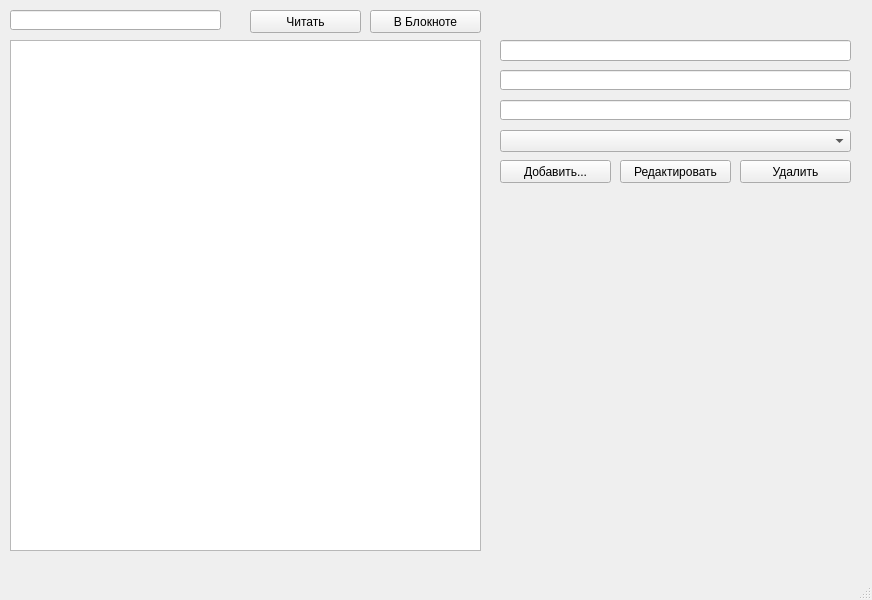
<?xml version="1.0" encoding="UTF-8"?>
<ui version="4.0">
 <class>MainWindow</class>
 <widget class="QMainWindow" name="MainWindow">
  <property name="geometry">
   <rect>
    <x>0</x>
    <y>0</y>
    <width>872</width>
    <height>600</height>
   </rect>
  </property>
  <property name="windowTitle">
   <string>Библиотека</string>
  </property>
  <widget class="QWidget" name="centralwidget">
   <widget class="QPushButton" name="cmd_read_in_notepad">
    <property name="geometry">
     <rect>
      <x>370</x>
      <y>10</y>
      <width>111</width>
      <height>23</height>
     </rect>
    </property>
    <property name="text">
     <string>В Блокноте</string>
    </property>
   </widget>
   <widget class="QTableWidget" name="lib_table">
    <property name="geometry">
     <rect>
      <x>10</x>
      <y>40</y>
      <width>471</width>
      <height>511</height>
     </rect>
    </property>
    <property name="selectionBehavior">
     <enum>QAbstractItemView::SelectRows</enum>
    </property>
    <attribute name="verticalHeaderVisible">
     <bool>false</bool>
    </attribute>
   </widget>
   <widget class="QPushButton" name="cmd_edit_book">
    <property name="geometry">
     <rect>
      <x>620</x>
      <y>160</y>
      <width>111</width>
      <height>23</height>
     </rect>
    </property>
    <property name="text">
     <string>Редактировать</string>
    </property>
   </widget>
   <widget class="QPushButton" name="cmd_delete_book">
    <property name="geometry">
     <rect>
      <x>740</x>
      <y>160</y>
      <width>111</width>
      <height>23</height>
     </rect>
    </property>
    <property name="text">
     <string>Удалить</string>
    </property>
   </widget>
   <widget class="QPushButton" name="cmd_add_book">
    <property name="geometry">
     <rect>
      <x>500</x>
      <y>160</y>
      <width>111</width>
      <height>23</height>
     </rect>
    </property>
    <property name="text">
     <string>Добавить...</string>
    </property>
   </widget>
   <widget class="QPushButton" name="cmd_read_book">
    <property name="geometry">
     <rect>
      <x>250</x>
      <y>10</y>
      <width>111</width>
      <height>23</height>
     </rect>
    </property>
    <property name="text">
     <string>Читать</string>
    </property>
   </widget>
   <widget class="QComboBox" name="cmb_author">
    <property name="geometry">
     <rect>
      <x>500</x>
      <y>130</y>
      <width>351</width>
      <height>22</height>
     </rect>
    </property>
    <property name="editable">
     <bool>false</bool>
    </property>
   </widget>
   <widget class="QLineEdit" name="book_id">
    <property name="geometry">
     <rect>
      <x>500</x>
      <y>40</y>
      <width>351</width>
      <height>21</height>
     </rect>
    </property>
    <property name="readOnly">
     <bool>true</bool>
    </property>
   </widget>
   <widget class="QLineEdit" name="name">
    <property name="geometry">
     <rect>
      <x>500</x>
      <y>70</y>
      <width>351</width>
      <height>20</height>
     </rect>
    </property>
   </widget>
   <widget class="QLineEdit" name="date">
    <property name="geometry">
     <rect>
      <x>500</x>
      <y>100</y>
      <width>351</width>
      <height>20</height>
     </rect>
    </property>
   </widget>
   <widget class="QLineEdit" name="book_search">
    <property name="geometry">
     <rect>
      <x>10</x>
      <y>10</y>
      <width>211</width>
      <height>20</height>
     </rect>
    </property>
   </widget>
  </widget>
  <widget class="QMenuBar" name="menubar">
   <property name="geometry">
    <rect>
     <x>0</x>
     <y>0</y>
     <width>872</width>
     <height>21</height>
    </rect>
   </property>
  </widget>
  <widget class="QStatusBar" name="statusbar"/>
 </widget>
 <resources/>
 <connections/>
</ui>
